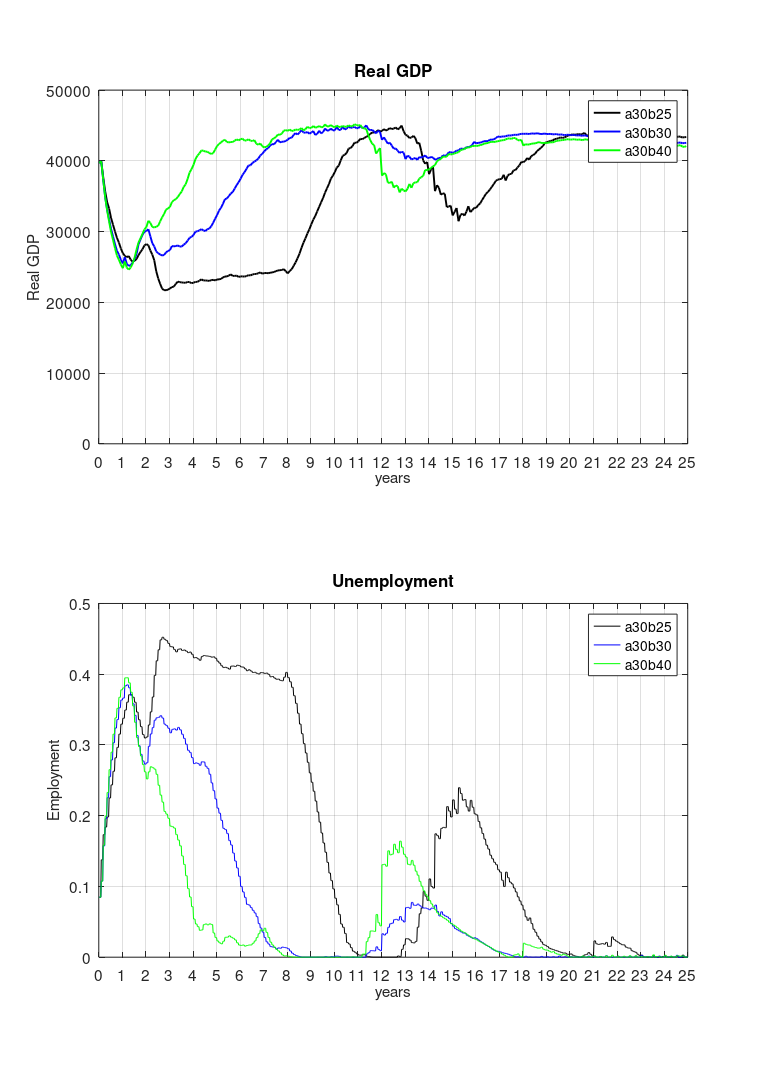
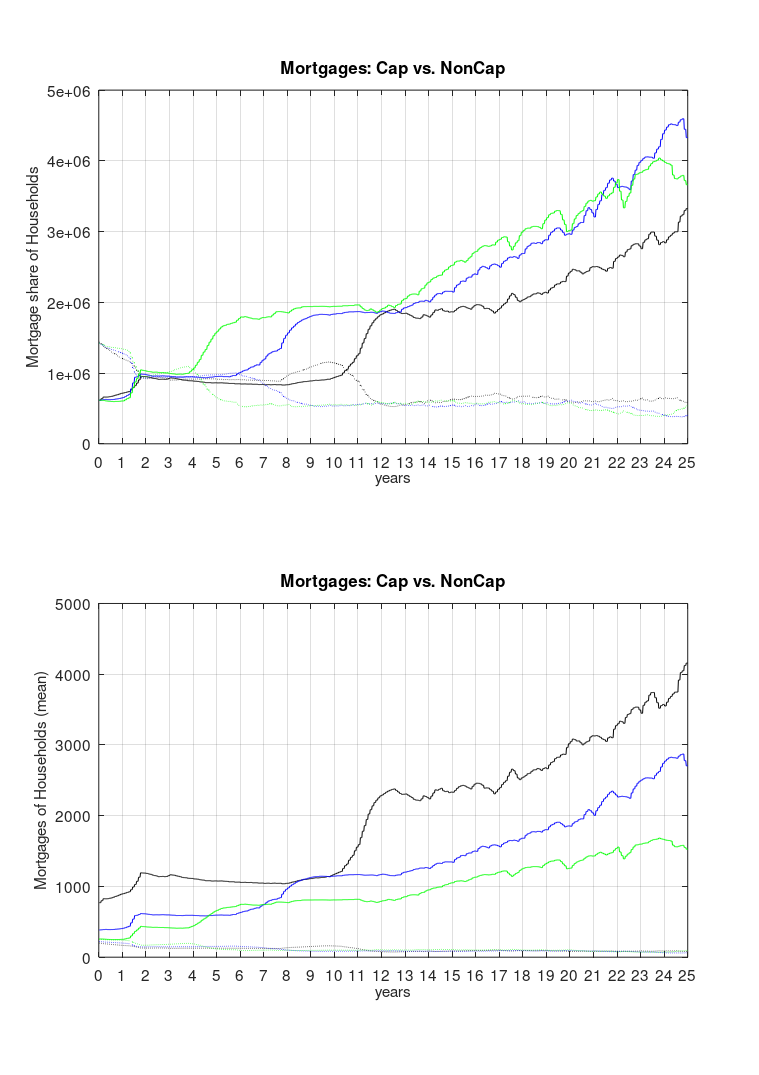
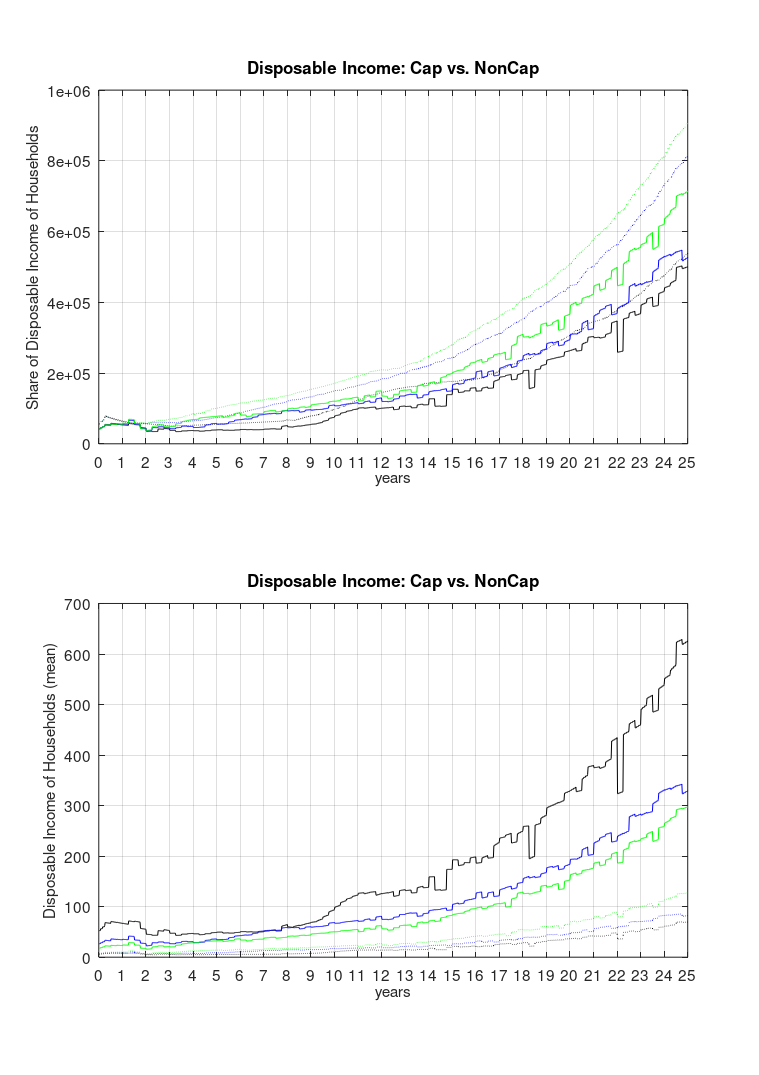
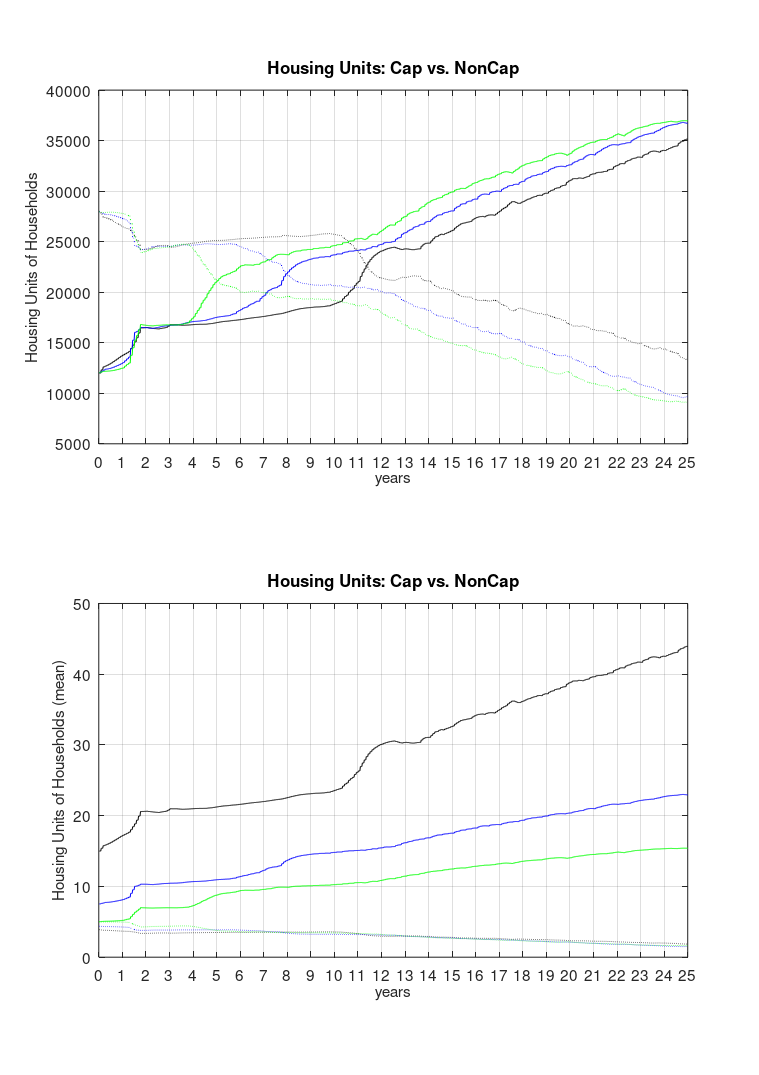

The MATLAB source for these figures, in order:
clc
close all
clear all

%set counter
counter = 0;
%load data
load('DATA_MS.mat')
%for saving figures - Define path to figure folder
FigPat = strcat('C:\Users\Iceace\Dropbox\Phd\Inequality\MultipleSeeds');
current_folder = cd;
mkdir(FigPat);
%Define parameters
AlphaBeta = {'a10b25','a20b25','a30b25','a10b30','a20b30','a30b30','a10b40','a20b40','a30b40'};
SelectedAB = [3,6,9];
%Define RunNumbers

for iii = 1:length(SelectedAB)
    
    %set colors for plots
    colori = {'k';'b';'g';'r';'y';'m';'--k';'--b';'--g'};
    %coloridased = {'--k';'--b';'--g';'--r';'--y';'--m'};
    coloridotted = {':k';':b';':g';':r';':y';':m';'-.k';'-.b';'-.g'};
    
    %set font size and select colors
    font_sz = 12;
    line_wdt = 1.5;
    counter = counter + 1;
    colore = colori{counter};
    %coloredased = coloridased{counter};
    coloredotted = coloridotted{counter};
    colore2 = colori{counter};
    %Simulation duration
    TimeConstants.NrMonthsInQuarter = 3;    % Number of Months in 1 Quarter
    TimeConstants.NrMonthsInYear = TimeConstants.NrMonthsInQuarter*4;
    TimeConstants.NrDaysInWeek = 1;         % Number of days in one week
    TimeConstants.NrWeeksInMonth = 4;       % Number of weeks in one month
    TimeConstants.NrWeeksInQuarter = TimeConstants.NrWeeksInMonth*TimeConstants.NrMonthsInQuarter;
    TimeConstants.NrDaysInMonth = TimeConstants.NrDaysInWeek*TimeConstants.NrWeeksInMonth; % Number of days in one month
    TimeConstants.NrDaysInQuarter = TimeConstants.NrMonthsInQuarter*TimeConstants.NrDaysInMonth;
    TimeConstants.NrDaysInYear = TimeConstants.NrDaysInQuarter*4;
    SimulationStartingDay = 12;
    SimulationDurationInQuarters = 100;
    SimulationFinalDay = SimulationStartingDay + SimulationDurationInQuarters*TimeConstants.NrDaysInQuarter;
    SimulationDurationInDays = SimulationDurationInQuarters*TimeConstants.NrDaysInQuarter;
    %set visualization vectors
    XVector_quarter = (1:(SimulationFinalDay-SimulationStartingDay))/TimeConstants.NrDaysInQuarter;
    XVector_year = (1:(SimulationFinalDay-SimulationStartingDay))/(TimeConstants.NrDaysInYear);
    XVector_month = (1:(SimulationFinalDay-SimulationStartingDay)/TimeConstants.NrDaysInMonth);
    Num_years = (SimulationFinalDay-SimulationStartingDay)./TimeConstants.NrDaysInYear;
    Num_quarters = (SimulationFinalDay-SimulationStartingDay)./TimeConstants.NrDaysInQuarter;
    Num_weeks_in_year = TimeConstants.NrMonthsInYear*TimeConstants.NrWeeksInMonth;
    Num_weeks_in_quarter = Num_weeks_in_year/4;
    quarters_visualization_step = 1;
    visualization_vector = (0:(quarters_visualization_step*TimeConstants.NrDaysInQuarter):(SimulationFinalDay-SimulationStartingDay))/TimeConstants.NrDaysInQuarter;
    visualization_vector_quarter = (0:(quarters_visualization_step*TimeConstants.NrDaysInQuarter):(SimulationFinalDay-SimulationStartingDay))/TimeConstants.NrDaysInYear;
    
    %% Figure 1: Economy: RealGDP and Unemployment
    figure(1)
    set(gcf,'Name','Economy: RealGDP and Unemployment')
    set(gcf,'PaperType','A4')
    set(gcf,'PaperPosition',[0,0,8.26,11.69])
    
    subplot(2,1,1); hold on; grid on; box on
    plot(XVector_year(1:TimeConstants.NrDaysInMonth:end), RealGDP_MS_mean(SelectedAB(iii),:),colore,'linewidth',line_wdt)
    ylabel('Real GDP','fontsize',font_sz)
    set(gca,'xtick',0:Num_years,'fontsize',font_sz)
    xlabel('years','fontsize',font_sz)
    set(gca,'xlim',[0 Num_years])
    set(gca,'ylim',[0 50000])
    legend(AlphaBeta(SelectedAB(1:iii)),'Location','Best')
    title('Real GDP')
    hold off
    
    subplot(2,1,2);hold on; grid on; box on
    plot(XVector_year,Unemployment_MS_mean(SelectedAB(iii),:),colore)
    set(gca,'xtick',visualization_vector,'fontsize',font_sz)
    ylabel('Employment','fontsize',font_sz)
    xlabel('years','fontsize',font_sz)
    legend(AlphaBeta(SelectedAB(1:iii)),'Location','Best')
    title('Unemployment')
    hold off
    
    %file save pdf
    if iii == length(SelectedAB)
    cd(FigPat);
    saveas(gcf,strcat('Economy_RealGDP_Unemployment','.pdf'))
    cd(current_folder);  
    end
    
    %% Figure 2: Cap vs. NonCap: Mortgage share of households M=Mortgages    
    figure(2)
    set(gcf,'Name','Mortgages')
    set(gcf,'PaperType','A4')
    set(gcf,'PaperPosition',[0,0,8.26,11.69])
    
    subplot(2,1,1); hold on; grid on; box on;
    plot(XVector_year,Mortgages_CAP_MS_mean(SelectedAB(iii),:),colore)
    plot(XVector_year,Mortgages_nonCAP_MS_mean(SelectedAB(iii),:),coloredotted)
    xlabel('years','fontsize',font_sz)
    ylabel('Mortgage share of Households','fontsize',font_sz)
    set(gca,'xtick',visualization_vector,'fontsize',font_sz)
    %legend(AlphaBeta(SelectedAB(1:iii)),AlphaBeta(SelectedAB(1:iii)),'Location','Best')
    title('Mortgages: Cap vs. NonCap')
    hold off
    
    subplot(2,1,2);hold on; grid on; box on;
    plot(XVector_year,Mortgages_CAP_MS_mean(SelectedAB(iii),:)./Total_num_capitalists(iii),colore)
    plot(XVector_year,Mortgages_nonCAP_MS_mean(SelectedAB(iii),:)./Total_num_noncapitalists(iii),coloredotted)
    xlabel('years','fontsize',font_sz)
    ylabel('Mortgages of Households (mean)','fontsize',font_sz)
    set(gca,'xtick',visualization_vector,'fontsize',font_sz)
    %legend(AlphaBeta(SelectedAB(1:iii)),AlphaBeta(SelectedAB(1:iii)),'Location','Best')
    title('Mortgages: Cap vs. NonCap')
    hold off
    
    %file save pdf
    if iii == length(SelectedAB)
    cd(FigPat);
    saveas(gcf,strcat('Cap_vs_NonCap_Mortgages','.pdf'))
    cd(current_folder);
    end
    
    
    %% Figure 3: Cap vs. NonCap:Disposable Income D=Disposable Income
    figure(3)
    set(gcf,'Name','Disposable Income')
    set(gcf,'PaperType','A4')
    set(gcf,'PaperPosition',[0,0,8.26,11.69])
    
    subplot(2,1,1);hold on; grid on; box on;
    plot(XVector_year,DI_CAP_MS_mean(SelectedAB(iii),:),colore)
    plot(XVector_year,DI_nonCAP_MS_mean(SelectedAB(iii),:),coloredotted)
    xlabel('years','fontsize',font_sz)
    ylabel('Share of Disposable Income of Households','fontsize',font_sz)
    set(gca,'xtick',visualization_vector,'fontsize',font_sz)
    %legend(AlphaBeta(SelectedAB(1:iii)),AlphaBeta(SelectedAB(1:iii)),'Location','Best')
    title('Disposable Income: Cap vs. NonCap')
    hold off
    
    subplot(2,1,2); hold on; grid on; box on;
    plot(XVector_year,DI_CAP_MS_mean(SelectedAB(iii),:)./Total_num_capitalists(iii),colore)
    plot(XVector_year,DI_CAP_MS_mean(SelectedAB(iii),:)./Total_num_noncapitalists(iii),coloredotted)
    xlabel('years','fontsize',font_sz)
    ylabel('Disposable Income of Households (mean)','fontsize',font_sz)
    set(gca,'xtick',visualization_vector,'fontsize',font_sz)
    %legend(AlphaBeta(SelectedAB(1:iii)),AlphaBeta(SelectedAB(1:iii)),'Location','Best')
    title('Disposable Income: Cap vs. NonCap')
    hold off
    
    %file save pdf
    if iii == length(SelectedAB)
    cd(FigPat);
    saveas(gcf,strcat('Cap_vs_NonCap_DisposableIncome','.pdf'))
    cd(current_folder);
    end
    
    %% Figure 4: Cap vs. NonCap: Housing units        
    figure(4)
    set(gcf,'Name','Housing Units')
    set(gcf,'PaperType','A4')
    set(gcf,'PaperPosition',[0,0,8.26,11.69])
    
    subplot(2,1,1);hold on; grid on; box on;
    plot(XVector_year,HU_CAP_MS_mean(SelectedAB(iii),:),colore)
    plot(XVector_year,HU_nonCAP_MS_mean(SelectedAB(iii),:),coloredotted)
    xlabel('years','fontsize',font_sz)
    ylabel('Housing Units of Households','fontsize',font_sz)
    set(gca,'xtick',visualization_vector,'fontsize',font_sz)
    %legend(AlphaBeta(SelectedAB(1:iii)),AlphaBeta(SelectedAB(1:iii)),'Location','Best')
    title('Housing Units: Cap vs. NonCap')
    hold off
    
    subplot(2,1,2); hold on; grid on; box on;
    plot(XVector_year,HU_CAP_MS_mean(SelectedAB(iii),:)./Total_num_capitalists(iii),colore)
    plot(XVector_year,HU_nonCAP_MS_mean(SelectedAB(iii),:)./Total_num_noncapitalists(iii),coloredotted)
    xlabel('years','fontsize',font_sz)
    ylabel('Housing Units of Households (mean)','fontsize',font_sz)
    set(gca,'xtick',visualization_vector,'fontsize',font_sz)
    %legend(AlphaBeta(SelectedAB(1:iii)),AlphaBeta(SelectedAB(1:iii)),'Location','Best')
    title('Housing Units: Cap vs. NonCap')
    hold off
    
    %file save pdf
    if iii == length(SelectedAB)
    cd(FigPat);
    saveas(gcf,strcat('Cap_vs_NonCap_HousingUnits','.pdf'))
    cd(current_folder);
    end
     %% Figure 5: Economy: Gini Index
            
    figure(5);
    set(gcf,'Name','Gini Index')
    set(gcf,'PaperType','A4')
    set(gcf,'PaperPosition',[0,0,8.26,11.69])
    
    subplot(3,1,1); hold on; grid on; box on
    plot(XVector_year,GINI_netto_MS_mean(SelectedAB(iii),:),colore)
    set(gca,'xtick',visualization_vector,'fontsize',font_sz)
    set(gca,'fontsize',font_sz)
    xlabel('years','fontsize',font_sz)
    ylabel('Gini Index Net','fontsize',font_sz)
    legend(AlphaBeta(SelectedAB(1:iii)),'Location','Best')
    hold off
    
    subplot(3,1,2); hold on; grid on; box on
    plot(XVector_year,GINI_gross_MS_mean(SelectedAB(iii),:),colore)
    set(gca,'xtick',visualization_vector,'fontsize',font_sz)
    xlabel('years','fontsize',font_sz)
    ylabel('Gini Index Gross','fontsize',font_sz)
    hold off
    
    subplot(3,1,3); hold on; grid on; box on
    plot(XVector_year(1:12:end),GINI_DI_MS_mean(SelectedAB(iii),1:12:end),colore)
    set(gca,'xtick',visualization_vector,'fontsize',font_sz)
    xlabel('years','fontsize',font_sz)
    ylabel('Gini Index DI','fontsize',font_sz)
    hold off
    
    %file save pdf
    if iii == length(SelectedAB)
    cd(FigPat);
    saveas(gcf,strcat('Economy_GINI_Index','.pdf'))
    cd(current_folder);
    end
    
    %% Figure 6: Real Estate Market Financing
    figure(6); hold on; grid on; box on
    set(gcf,'Name','REmarket: Financing')
    plot(XVector_year,Mortgages_CAP_MS_mean(SelectedAB(iii),:)+Mortgages_nonCAP_MS_mean(SelectedAB(iii),:),colore)
    set(gca,'xtick',visualization_vector,'fontsize',font_sz)
    xlabel('years','fontsize',font_sz)
    legend(AlphaBeta(SelectedAB(1:iii)),'Location','Best')
    title('Household mortgages')
    set(gcf,'PaperType','A4')
    set(gcf,'PaperPosition',[0,0,8.26,11.69])
    hold off
    
    %file save pdf    
    if iii == length(SelectedAB)
    cd(FigPat);
    saveas(gcf,strcat('REmarket_Financing','.pdf'))
    cd(current_folder);
    end
    
    %% Figure 7: Price, wage and housing Inflation
    figure(7); hold on; grid on
    set(gcf,'Name','REmarket: Housing price Transactions Housing stock')
    set(gcf,'PaperType','A4')
    set(gcf,'PaperPosition',[0,0,8.26,11.69])
    
    subplot(3,1,1); hold on; grid on
    plot(XVector_month(13:end),InflationPrice_MS_mean(SelectedAB(iii),:),colore)
    ylabel('Price inflation','fontsize',font_sz)
    %set(gca,'xtick',[0:12:300],'fontsize',font_sz)
    xlabel('months','fontsize',font_sz)
    hold off
    
    subplot(3,1,2); hold on; grid on
    plot(XVector_month(13:end),InflationWages_MS_mean(SelectedAB(iii),:),colore)
    ylabel('Wage inflation','fontsize',font_sz)
    %set(gca,'xtick',visualization_vector,'fontsize',font_sz)
    xlabel('months','fontsize',font_sz)
    hold off
    
    subplot(3,1,3); hold on; grid on, box on
    plot(XVector_month(13:end),InflationHousing_MS_mean(SelectedAB(iii),:),colore)
    ylabel('Housing inflation','fontsize',font_sz)
    %set(gca,'xtick',visualization_vector,'fontsize',font_sz)
    xlabel('months','fontsize',font_sz)
    hold off
    
    %file save pdf
    if iii == length(SelectedAB)
    cd(FigPat);
    saveas(gcf,strcat('Inflation_Prices_Wages_Housing','.pdf'))
    cd(current_folder);  
    end
    
    %% Figure 8: Real Housing Price
    
    RealHousingPrice = HousingPrices_MS_mean(SelectedAB(iii),1:4:end)./Inflation_MS_mean(SelectedAB(iii),:);
    
    figure(8); hold on; grid on
    set(gcf,'Name','REmarket: Housing price Transactions Housing stock')
    set(gcf,'PaperType','A4')
    set(gcf,'PaperPosition',[0,0,8.26,11.69])
    
    subplot(2,1,1); hold on; grid on
    plot(XVector_month,RealHousingPrice,colore)
    ylabel('Real housing price','fontsize',font_sz)
    %set(gca,'xtick',visualization_vector_quarter,'fontsize',font_sz)
    xlabel('months','fontsize',font_sz)
    hold off
    
    subplot(2,1,2); hold on; grid on
    plot(XVector_month,HousingPrices_MS_mean(SelectedAB(iii),1:4:end),colore)
    ylabel('Nominal housing price','fontsize',font_sz)
    %set(gca,'xtick',visualization_vector_quarter,'fontsize',font_sz)
    xlabel('months','fontsize',font_sz)
    hold off
    
    %file save pdf
    if iii == length(SelectedAB)
    cd(FigPat);
    saveas(gcf,strcat('Real_Nominal_Housing_Price','.pdf'))
    cd(current_folder);  
    end
    
    %% Figure 9: Economy: Gini Index yearly
    j = 0;
    for k=1:Num_years     
        GINI_net_y(k) = mean(GINI_netto_MS_mean(SelectedAB(iii),j+1:j+Num_weeks_in_year));
        GINI_gross_y(k) = mean(GINI_gross_MS_mean(SelectedAB(iii),j+1:j+Num_weeks_in_year));
        GINI_DI_y(k) = mean(GINI_DI_MS_mean(SelectedAB(iii),j+1:j+Num_weeks_in_year));
        j = j + Num_weeks_in_year;
    end
    
    figure(9);
    set(gcf,'Name','Gini Index')
    set(gcf,'PaperType','A4')
    set(gcf,'PaperPosition',[0,0,8.26,11.69])
    
    subplot(3,1,1); hold on; grid on; box on
    plot(GINI_net_y,colore)
    set(gca,'xtick',visualization_vector,'fontsize',font_sz)
    set(gca,'fontsize',font_sz)
    xlabel('years','fontsize',font_sz)
    ylabel('Gini Index Net','fontsize',font_sz)
    legend(AlphaBeta(SelectedAB(1:iii)),'Location','Best')
    hold off
    
    subplot(3,1,2); hold on; grid on; box on
    plot(GINI_gross_y,colore)
    set(gca,'xtick',visualization_vector,'fontsize',font_sz)
    xlabel('years','fontsize',font_sz)
    ylabel('Gini Index Gross','fontsize',font_sz)
    hold off
    
    subplot(3,1,3); hold on; grid on; box on
    plot(GINI_DI_y,colore)
    set(gca,'xtick',visualization_vector,'fontsize',font_sz)
    xlabel('years','fontsize',font_sz)
    ylabel('Gini Index DI','fontsize',font_sz)
    hold off
    
    %file save pdf
    if iii == length(SelectedAB)
    cd(FigPat);
    saveas(gcf,strcat('Economy_GINI_Index_yearly','.pdf'))
    cd(current_folder);
    end
    
     %% Figure 10: Economy: Gini Index speed of change
    
    GINI_net_d = diff(GINI_net_y);
    GINI_gross_d = diff(GINI_gross_y);
    GINI_DI_d = diff(GINI_DI_y);
    
    figure(10);
    set(gcf,'Name','Gini Index')
    set(gcf,'PaperType','A4')
    set(gcf,'PaperPosition',[0,0,8.26,11.69])
    
    subplot(3,1,1); hold on; grid on; box on
    plot(GINI_net_d,colore)
    set(gca,'xtick',visualization_vector,'fontsize',font_sz)
    set(gca,'fontsize',font_sz)
    xlabel('years','fontsize',font_sz)
    ylabel('Gini Index Net','fontsize',font_sz)
    legend(AlphaBeta(SelectedAB(1:iii)),'Location','Best')
    hold off
    
    subplot(3,1,2); hold on; grid on; box on
    plot(GINI_gross_d,colore)
    set(gca,'xtick',visualization_vector,'fontsize',font_sz)
    xlabel('years','fontsize',font_sz)
    ylabel('Gini Index Gross','fontsize',font_sz)
    hold off
    
    subplot(3,1,3); hold on; grid on; box on
    plot(GINI_DI_d,colore)
    set(gca,'xtick',visualization_vector,'fontsize',font_sz)
    xlabel('years','fontsize',font_sz)
    ylabel('Gini Index DI','fontsize',font_sz)
    hold off
    
    %file save pdf
    if iii == length(SelectedAB)
    cd(FigPat);
    saveas(gcf,strcat('Economy_GINI_Index_delta','.pdf'))
    cd(current_folder);
    end
    
end